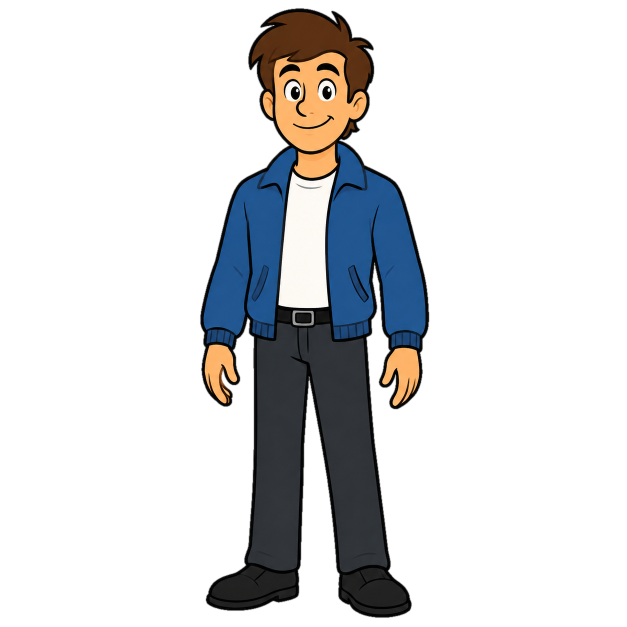
#> input picture assets/characters/player_idle_1.png, 1254 x 1254 px (shown at 1/2 size)
$ python slice_walk_sheet.py
#> lines starting #> are read from the running program, lines starting #| are printed output that depends on the picture; after the words box and inside, x2 and y2 are one past the last pixel; in counts of white or black regions, pixels touching at a corner belong together
#!/usr/bin/env python3
"""Slice player_walk_sheet.png into 8 aligned, color-matched walk frames.

Removes the white background, segments the 8 figures, normalises each onto an
idle-sized canvas (common scale, feet on a shared ground line, centred by the
torso so the body bobs naturally), and colour-matches the jacket to the idle.
Current walk frames are backed up to characters/_prev/.
"""

import pathlib
import numpy as np
from PIL import Image, ImageFilter
from scipy import ndimage

CHARS = pathlib.Path(__file__).resolve().parent / "characters"
SHEET = CHARS / "player_walk_sheet.png"
N = 8
SCALE_ADJUST = 1.0   # tweak if the walk sprite looks bigger/smaller than idle


def jacket_mask(a):
    r, g, b = a[..., 0], a[..., 1], a[..., 2]
    mn = np.minimum(r, g)
    sat = np.divide(b - mn, np.maximum(b, 1))
    return (a[..., 3] > 128) & (b > r + 20) & (b > g) & (b > 60) & (sat > 0.35)


def remove_white_bg(img):
    base = np.asarray(img.convert("RGBA"))
    if base[..., 3].min() < 10 and base[..., 3].max() > 200:
        return base  # sheet already has a transparent background
    rgb = np.asarray(img.convert("RGB")).astype(np.int16)
    mx, mn = rgb.max(2), rgb.min(2)
    sat = mx - mn
    candidate = (sat <= 18) & (mn >= 205)
    lbl, _ = ndimage.label(candidate)
    border = set(lbl[0, :]) | set(lbl[-1, :]) | set(lbl[:, 0]) | set(lbl[:, -1])
    border.discard(0)
    bg = np.isin(lbl, list(border))
    near = ndimage.binary_dilation(bg, iterations=3)
    halo = near & (~bg) & (sat <= 18) & (mn >= 224)
    bg = bg | halo
    alpha = np.where(bg, 0, 255).astype(np.uint8)
    alpha = np.asarray(Image.fromarray(alpha).filter(ImageFilter.GaussianBlur(0.8)))
    return np.dstack([np.asarray(img.convert("RGB")), alpha])


def bbox(alpha):
    ys, xs = np.where(alpha > 128)
    return ys.min(), ys.max(), xs.min(), xs.max()


def split_run(prof, x0, x1, k):
    """Split a merged run into k sub-figures at the deepest valleys near the
    evenly-spaced boundaries (so a stray limb doesn't cause a bad cut)."""
    if k <= 1:
        return [(x0, x1)]
    width = x1 - x0
    cuts = []
    for i in range(1, k):
        center = x0 + round(width * i / k)
        win = max(5, round(width / k * 0.35))
        lo = max(x0 + 1, center - win)
        hi = min(x1 - 1, center + win)
        cuts.append(lo + int(np.argmin(prof[lo:hi + 1])))
    bounds = [x0 - 1] + cuts + [x1]
    return [(bounds[j] + 1, bounds[j + 1]) for j in range(len(bounds) - 1)]


def main():
    idle = np.asarray(Image.open(CHARS / "player_idle_1.png").convert("RGBA"))
#> idle is the input picture: shape (1254, 1254, 4); mean R, G, B, A 15.8, 16.8, 18.2, 53.8
    IH, IW = idle.shape[:2]
#> IH = 1254; IW = 1254
    iy0, iy1, _, _ = bbox(idle[..., 3])
#> iy0 = 17; iy1 = 1234
    idle_char_h = iy1 - iy0
#> idle_char_h = 1217
    idle_feet_from_bottom = IH - 1 - iy1
#> idle_feet_from_bottom = 19

    tj = []
    for n in (1, 2, 3):
        a = np.asarray(Image.open(CHARS / f"player_idle_{n}.png").convert("RGBA")).astype(float)
        tj.append(a[..., :3][jacket_mask(a)].mean(0))
#> in jacket_mask, `return (a[..., 3] > 128) & (b > r + 20) & (b > g) & (b > 60) & (sat > ..`:
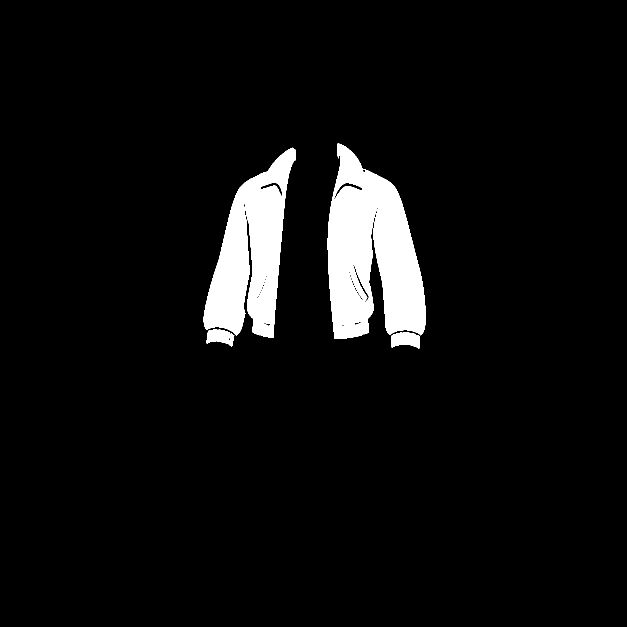
#> returned value: shape (1254, 1254) bool (shown at 1/2 size); 5.7% white; 4 white regions, box (x1, y1, x2, y2) and area: (655, 287, 851, 678) 50221, (407, 295, 592, 676) 37232, (783, 665, 839, 697) 1366, (413, 659, 469, 694) 1254
#> pass 2 of the loop in main, `for n in (1, 2, 3):`:
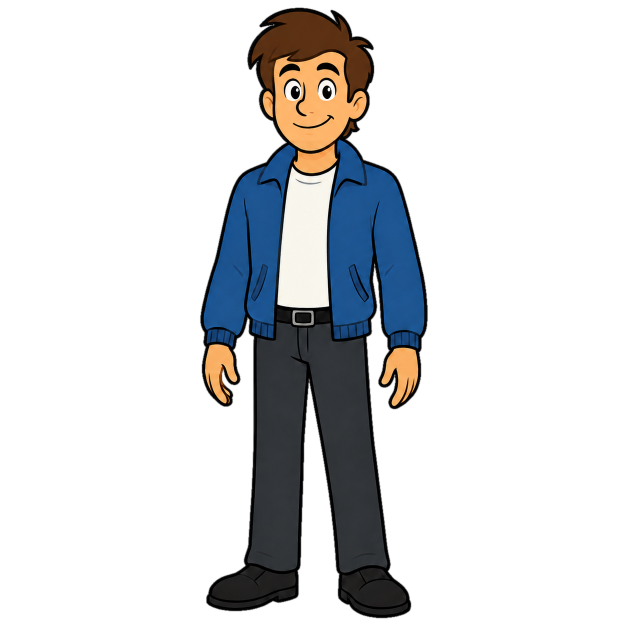
#> input picture assets/characters/player_idle_2.png, 1254 x 1254 px (shown at 1/2 size)
#> in jacket_mask (call 2), `mn = np.minimum(r, g)`:
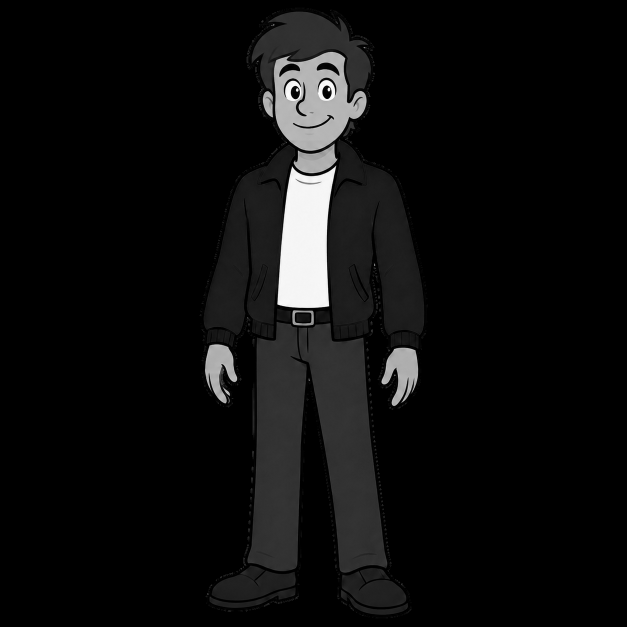
#> mn: shape (1254, 1254) float64 (shown at 1/2 size); min 0, max 255, mean 13.6
#> in jacket_mask (call 2), `return (a[..., 3] > 128) & (b > r + 20) & (b > g) & (b > 60) & (sat > ..`:
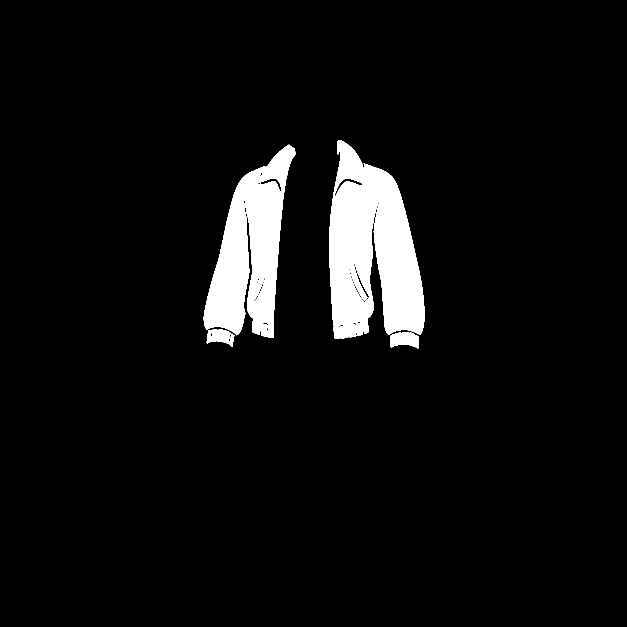
#> returned value: shape (1254, 1254) bool (shown at 1/2 size); 5.8% white; 5 white regions, box (x1, y1, x2, y2) and area: (659, 280, 849, 678) 51027, (407, 289, 591, 676) 37554, (781, 664, 837, 697) 1366, (413, 659, 461, 688) 1048, (458, 667, 469, 694) 173
#> pass 3 of the loop in main, `for n in (1, 2, 3):`:
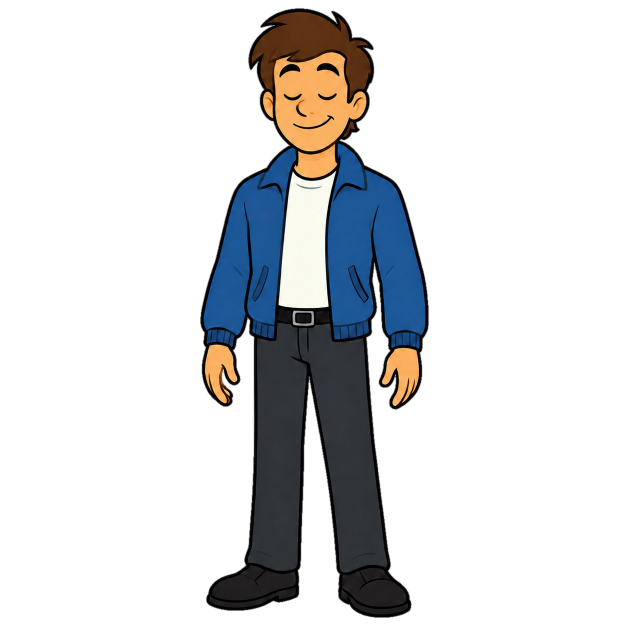
#> input picture assets/characters/player_idle_3.png, 1254 x 1254 px (shown at 1/2 size)
#> in jacket_mask (call 3), `mn = np.minimum(r, g)`:
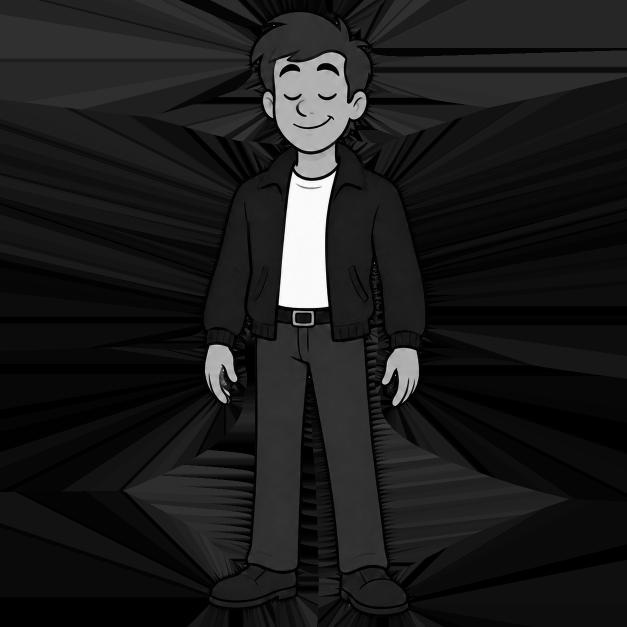
#> mn: shape (1254, 1254) float64 (shown at 1/2 size); min 0, max 252, mean 27.5
#> in jacket_mask (call 3), `return (a[..., 3] > 128) & (b > r + 20) & (b > g) & (b > 60) & (sat > ..`:
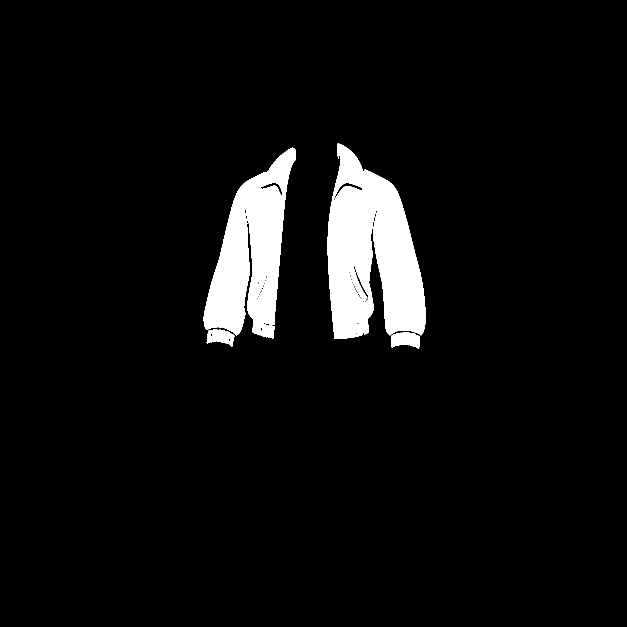
#> returned value: shape (1254, 1254) bool (shown at 1/2 size); 5.7% white; 4 white regions, box (x1, y1, x2, y2) and area: (655, 287, 851, 678) 50282, (407, 295, 592, 677) 37277, (783, 665, 839, 698) 1373, (413, 659, 469, 694) 1236
    target = np.mean(tj, 0)
#> target = [28.56, 82.52, 141.3]

    sheet = remove_white_bg(Image.open(SHEET))
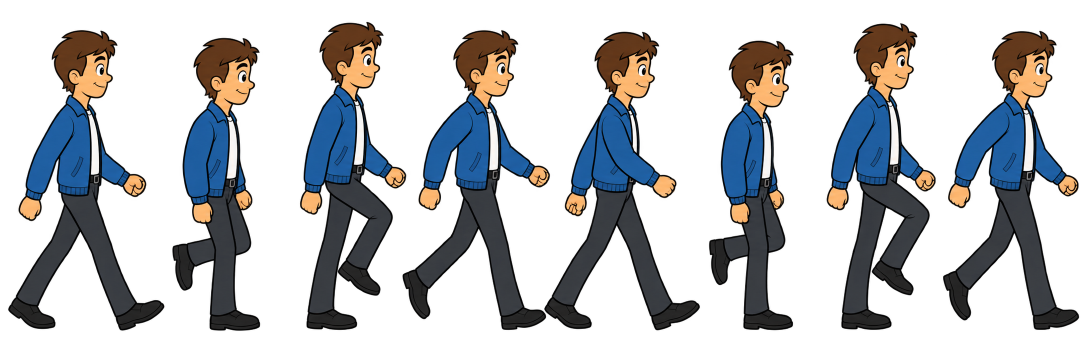
#> input picture assets/characters/player_walk_sheet.png, 2172 x 724 px (shown at 1/2 size)
#> in remove_white_bg, base is the input picture: shape (724, 2172, 4); mean R, G, B, A 23.1, 24.8, 27.4, 81.7
    alpha = sheet[..., 3] > 128
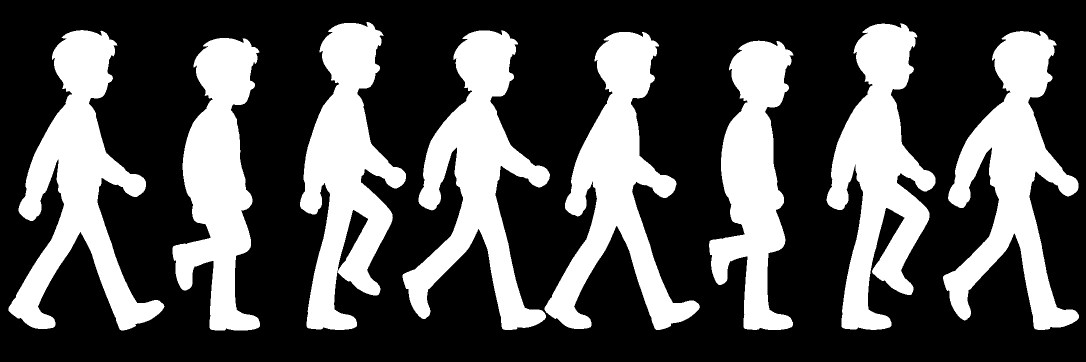
#> alpha: shape (724, 2172) bool (shown at 1/2 size); 32.3% white; 8 white regions, largest, box (x1, y1, x2, y2) and area: (17, 60, 329, 661) 68726, (805, 61, 1100, 660) 67244, (1886, 62, 2158, 660) 66186
    H, W = alpha.shape
#> H = 724; W = 2172
    prof = alpha.sum(0)
#> prof = 2172 values, max 585 at index 439, min 0 at index 0, mean 233.8
    fg = prof > (H * 0.01)
    raw, start, inrun = [], 0, False
    for x in range(W):
        if fg[x] and not inrun:
            start, inrun = x, True
        elif not fg[x] and inrun:
            raw.append((start, x - 1)); inrun = False
#> after the loop, inrun = False; raw = [(18, 326), (345, 519), (600, 1397), (1418, 1585), (1654, 1870), (1887, 2156)]; start = 1887
    if inrun:
        raw.append((start, W - 1))

    # Drop noise runs, estimate a typical figure width, then split merged runs.
    typical = float(np.median([e - s for s, e in raw]))
#> typical = 242.5
    raw = [(s, e) for (s, e) in raw if (e - s) >= 0.25 * typical]
    typical = float(np.median([e - s for s, e in raw]))
    ks = [max(1, round((e - s) / typical)) for s, e in raw]
#> ks = [1, 1, 3, 1, 1, 1]
    while sum(ks) < N:
        i = max(range(len(raw)), key=lambda i: (raw[i][1] - raw[i][0]) / ks[i])
        ks[i] += 1
#> this loop made 0 passes
    while sum(ks) > N:
        cand = [i for i, k in enumerate(ks) if k > 1]
        i = min(cand, key=lambda i: (raw[i][1] - raw[i][0]) / ks[i])
        ks[i] -= 1
    runs = []
    for (s, e), k in zip(raw, ks):
        runs += split_run(prof, s, e, k)
#> this loop made 6 passes
#> (s, e, k) on passes 1, 4, 5, 6: (18, 326, 1), (1418, 1585, 1), (1654, 1870, 1), (1887, 2156, 1)
#> (s, e, k, runs) on pass 2: (345, 519, 1, [(18, 326), (345, 519)])
    runs = sorted(runs)
    if len(runs) != N:
        raise SystemExit(f"Esperaba {N} figuras, encontre {len(runs)}. Revisa la hoja.")

    cells, heights = [], []
    for (x0, x1) in runs:
        sub = sheet[:, x0:x1 + 1]
        y0, y1, cx0, cx1 = bbox(sub[..., 3])
        cells.append(sub[y0:y1 + 1, cx0:cx1 + 1])
        heights.append(y1 - y0)
#> this loop made 8 passes
#> (x0, x1, y0, y1, cx1) on passes 1 to 8: (18, 326, 60, 660, 308), (345, 519, 76, 660, 174), (600, 804, 44, 659, 204), (805, 1100, 61, 659, 295), (1101, 1397, 64, 659, 296), (1418, 1585, 81, 659, 167), (1654, 1870, 47, 659, 216), (1887, 2156, 62, 659, 269)
#> pass 1, in main, `sub = sheet[:, x0:x1 + 1]`:
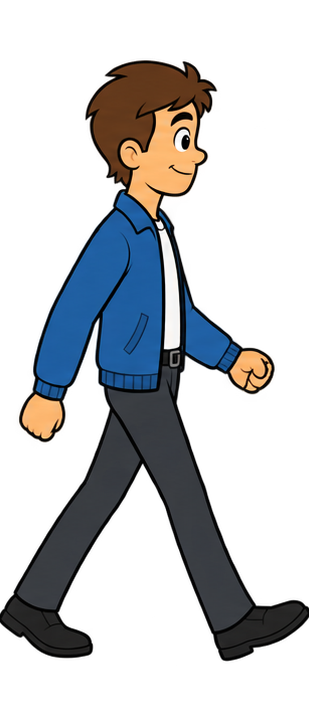
#> sub: shape (724, 309, 4); mean R, G, B, A 21.9, 23.7, 26.4, 77.7; transparent parts drawn white
#> after the loop, cells = 8 items; heights = [600, 584, 615, 598, 595, 578, 612, 597]
    scale = (idle_char_h / max(heights)) * SCALE_ADJUST
#> scale = 1.98

    prev = CHARS / "_prev"; prev.mkdir(exist_ok=True)
    for p in CHARS.glob("player_walk_[1-8].png"):
        (prev / p.name).write_bytes(p.read_bytes())

    feet_y = IH - 1 - idle_feet_from_bottom
#> feet_y = 1234
    for i, crop in enumerate(cells, start=1):
        ch = Image.fromarray(crop.astype("uint8"), "RGBA")
        nw, nh = max(1, round(crop.shape[1] * scale)), max(1, round(crop.shape[0] * scale))
        ch = ch.resize((nw, nh), Image.LANCZOS)
        ca = np.asarray(ch)[..., 3] > 128
        cut = int(nh * 0.55)
        top = ca.copy(); top[cut:, :] = False
        txs = np.where(top)[1]
        torso_cx = txs.mean() if len(txs) else nw / 2

        canvas = Image.new("RGBA", (IW, IH), (0, 0, 0, 0))
        left = int(round(IW / 2 - torso_cx))
        top_y = int(round(feet_y - (nh - 1)))
        canvas.paste(ch, (left, top_y), ch)

        out = np.asarray(canvas).astype(float)
        m = jacket_mask(out)
        if m.any():
            off = target - out[..., :3][m].mean(0)
            for c in range(3):
                chn = out[..., c]; chn[m] = np.clip(chn[m] + off[c], 0, 255); out[..., c] = chn
        Image.fromarray(out.astype("uint8"), "RGBA").save(CHARS / f"player_walk_{i}.png")
        print(f"  player_walk_{i}.png  size={nw}x{nh}")
#> this loop made 8 passes
#> (nw, nh, cut, torso_cx, left, top_y, off) on passes 1 to 8: (611, 1189, 653, 279.9, 347, 46, [-0.674, -7.23, -12.75]), (346, 1158, 636, 184.9, 442, 77, [0.101, -6.32, -11.6]), (406, 1219, 670, 186.3, 441, 16, [0.0841, -6.62, -11.99]), (586, 1185, 651, 302, 325, 50, [-0.374, -6.91, -12.93]), (588, 1179, 648, 274.4, 353, 56, [-0.147, -6.82, -11.53]), (332, 1146, 630, 179.6, 447, 89, [-0.244, -6.85, -12.18]), (429, 1213, 667, 205.8, 421, 22, [-0.541, -6.95, -12.68]), (534, 1183, 650, 280.7, 346, 52, [-0.995, -7.69, -13.54])
#|   player_walk_1.png  size=611x1189
#|   player_walk_2.png  size=346x1158
#|   player_walk_3.png  size=406x1219
#|   player_walk_4.png  size=586x1185
#|   player_walk_5.png  size=588x1179
#|   player_walk_6.png  size=332x1146
#|   player_walk_7.png  size=429x1213
#|   player_walk_8.png  size=534x1183
#> pass 1, in main, `ca = np.asarray(ch)[..., 3] > 128`:
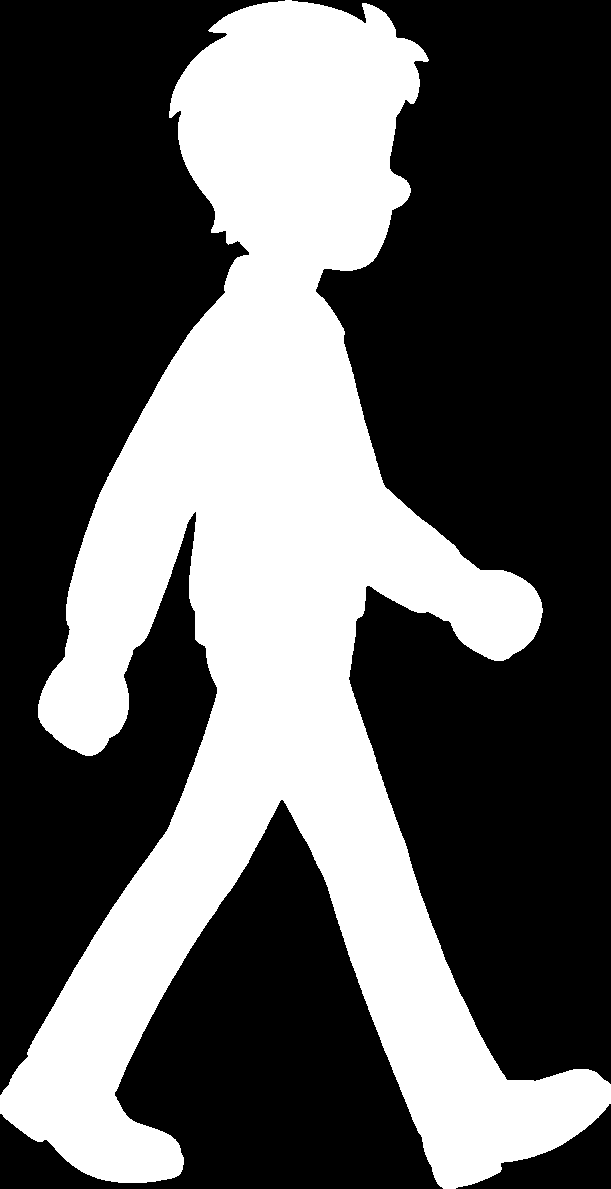
#> ca: shape (1189, 611) bool; 37% white; 1 white region, box (x1, y1, x2, y2) and area: (0, 0, 611, 1189) 268721
#> after the loop:
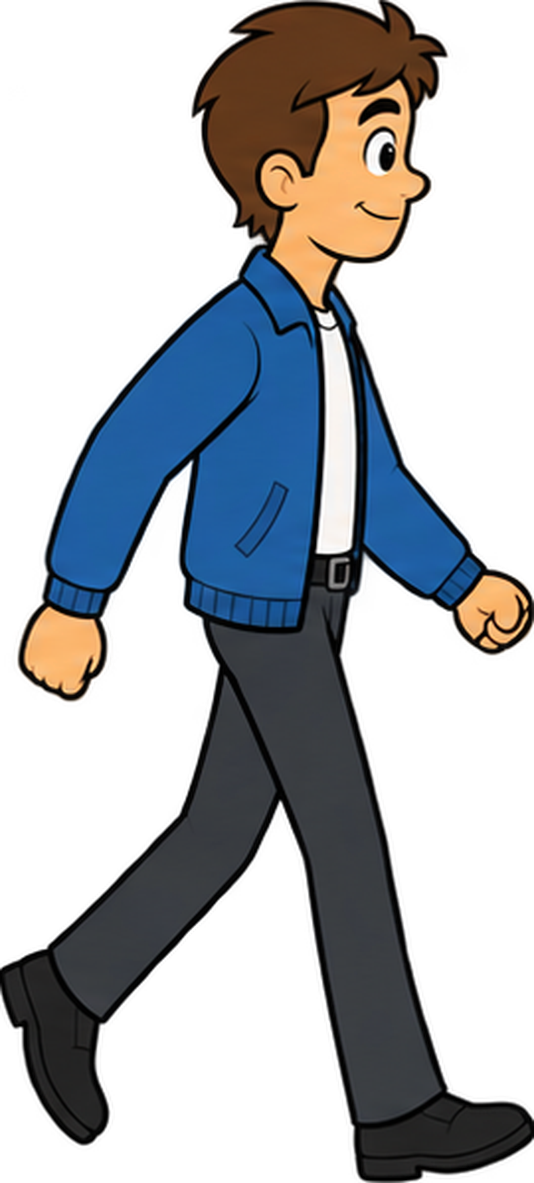
#> ch: PIL image 534x1183 RGBA; mean R, G, B, A 28.9, 31.9, 35.9, 103.8; transparent parts drawn white
#> after the loop:
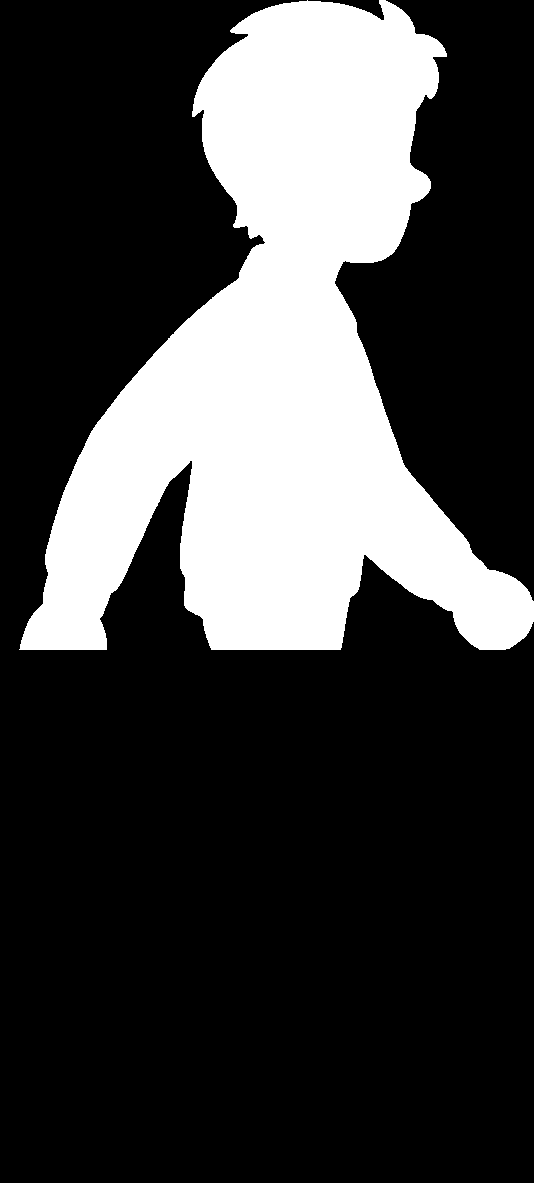
#> top: shape (1183, 534) bool; 25% white; 1 white region, box (x1, y1, x2, y2) and area: (19, 0, 534, 650) 157748

    print(f"OK. Escala={scale:.3f}  canvas={IW}x{IH}  (originales en characters/_prev/)")
#| OK. Escala=1.979  canvas=1254x1254  (originales en characters/_prev/)


if __name__ == "__main__":
    main()
